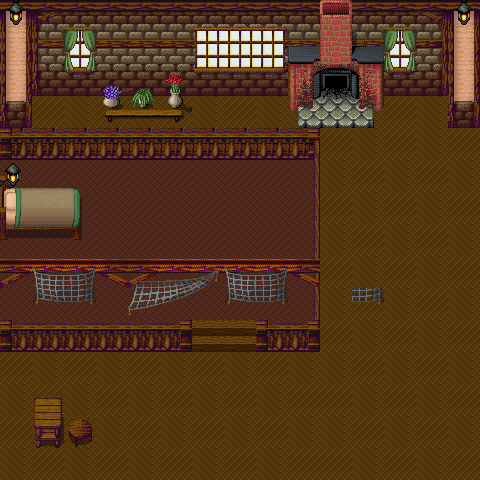

A 2D game scene composited from a Tiled map and its tileset images. What follows is a short description and the map's XML, with each tile layer's data collapsed to a summary:
An orthogonal 15x15 tile map with 32x32 px tiles, 3 tile layers (Base, Impassable, Feature).

<map version="1.0" orientation="orthogonal" width="15" height="15" tilewidth="32" tileheight="32">
 <tileset firstgid="1" name="InqIndoors" tilewidth="32" tileheight="32">
  <image source="../images/Inq_XP_Medieval_Indoors.png" width="256" height="8704" />
 </tileset>
 <layer name="Base" width="15" height="15">
  <data>[225 cells, 225 non-empty, 11 distinct tile ids]</data>
 </layer>
 <layer name="Impassable" width="15" height="15">
  <data>[225 cells, 80 non-empty, 33 distinct tile ids]</data>
 </layer>
 <layer name="Feature" width="15" height="15">
  <data>[225 cells, 54 non-empty, 43 distinct tile ids]</data>
 </layer>
</map>